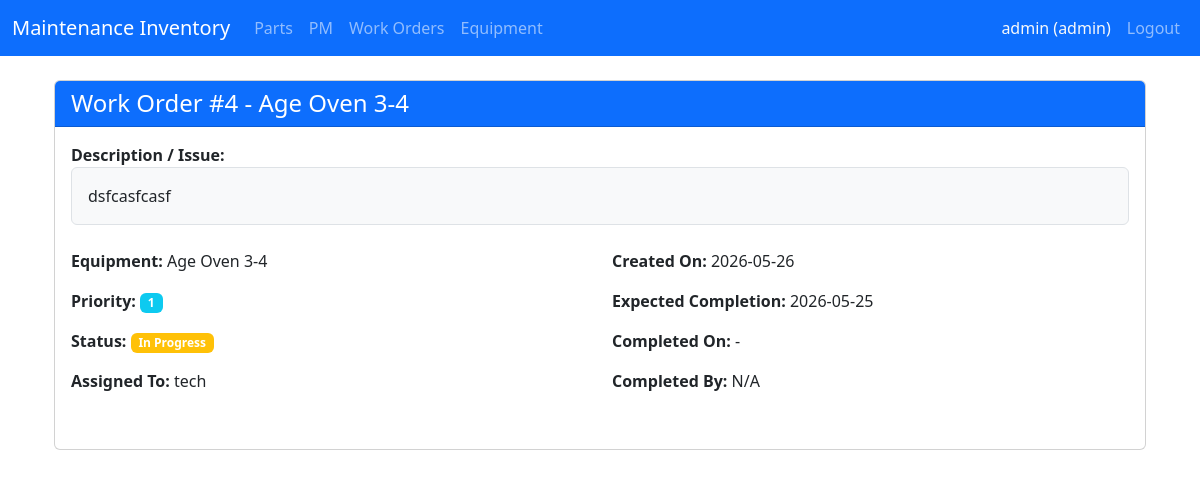
/workorder/details/4 (signed in), run on the app's committed database.
### app/models/user.py (models this page shows, shortened)
class User(UserMixin, db.Model):
    __tablename__ = 'users'
    id = db.Column(db.Integer, primary_key=True)
    username = db.Column(db.String(80), unique=True, nullable=False)
    password_hash = db.Column(db.String(256), nullable=False)
    role = db.Column(db.String(20), default='technician')
    must_change_password = db.Column(db.Boolean, default=True)
    created_at = db.Column(db.DateTime, default=datetime.utcnow)
    email = db.Column(db.String(120), unique=True, nullable=True)

### app/models/workorder.py (models this page shows, shortened)
class WorkOrder(db.Model):
    __tablename__ = 'workorder'
    __table_args__ = {'extend_existing': True}
    id = db.Column(db.Integer, primary_key=True)
    equipment = db.Column(db.String(200), nullable=False)
    equipment_id = db.Column(db.String(50), nullable=True)
    description = db.Column(db.Text, nullable=False)
    status = db.Column(db.String(50), default="Open")
    priority = db.Column(db.Integer)
    expected_completion_date = db.Column(db.Date)
    created_by_id = db.Column(db.Integer, db.ForeignKey('users.id'), nullable=False)
    assigned_to_id = db.Column(db.Integer, db.ForeignKey('users.id'), nullable=True)
    completed_by_id = db.Column(db.Integer, db.ForeignKey('users.id'), nullable=True)
    completed_at = db.Column(db.DateTime, nullable=True)
    completion_notes = db.Column(db.Text, nullable=True)
    parts_used = db.Column(db.JSON, nullable=True)
    created_at = db.Column(db.DateTime, default=datetime.utcnow)
    assigned_at = db.Column(db.DateTime, nullable=True)
    created_by = db.relationship('User', foreign_keys=[created_by_id], backref='created_workorders')
    assigned_to = db.relationship('User', foreign_keys=[assigned_to_id], backref='assigned_workorders')
    completed_by = db.relationship('User', foreign_keys=[completed_by_id], backref='completed_workorders')

### app/routes/workorder.py (the view)
@bp.route('/details/<int:wo_id>')
@login_required
def details(wo_id):
    wo = WorkOrder.query.get_or_404(wo_id)
    if wo.completed_by_id:
        wo.completed_by = User.query.get(wo.completed_by_id)
    if current_user.role == 'technician' and wo.assigned_to_id != current_user.id:
        flash("You can only view your assigned work orders.", "danger")
        return redirect(url_for('workorder.index'))
    return render_template('workorder/details.html', wo=wo)

### app/templates/workorder/details.html (shortened to what this page needs)
{% extends "base.html" %}
{% block content %}
<div class="container mt-4">
    <div class="card">
        <div class="card-header bg-primary text-white">
            <h4 class="mb-0">Work Order #{{ wo.id }} - {{ wo.equipment }}</h4>
        </div>
        <div class="card-body">
    <div class="mb-4">
        <strong>Description / Issue:</strong><br>
        <p class="border p-3 bg-light rounded">{{ wo.description | default('No description provided') }}</p>
    </div>
    <div class="row">
        <div class="col-md-6">
            <p><strong>Equipment:</strong> {{ wo.equipment }}</p>
            <p><strong>Priority:</strong> {% if wo.priority %}<span class="badge bg-{{ 'danger' if wo.priority >= 4 else 'warning' if wo.priority == 3 else 'info' }}">{{ wo.priority }}</span>{% else %}-{% endif %}</p>
            <p><strong>Status:</strong> <span class="badge bg-{{ 'success' if wo.status == 'Completed' else 'warning' if wo.status == 'In Progress' else 'primary' }}">{{ wo.status }}</span></p>
            <p><strong>Assigned To:</strong> {{ wo.assigned_to.username if wo.assigned_to else 'Unassigned' }}</p>
        </div>
        <div class="col-md-6">
            <p><strong>Created On:</strong> {% if wo.created_at %}{{ wo.created_at.strftime('%Y-%m-%d') }}{% else %}-{% endif %}</p>
            <p><strong>Expected Completion:</strong> {% if wo.expected_completion_date %}{{ wo.expected_completion_date.strftime('%Y-%m-%d') }}{% else %}-{% endif %}</p>
            <p><strong>Completed On:</strong> {% if wo.completed_at %}{{ wo.completed_at.strftime('%Y-%m-%d') }}{% else %}-{% endif %}</p>
            <p><strong>Completed By:</strong> {{ wo.completed_by.username if wo.completed_by else 'N/A' }}</p>
        </div>
    </div>
</div>
{% endblock %}

### app/templates/base.html (shortened to what this page needs)
<!DOCTYPE html>
<html lang="en">
<head>
    <link href="https://cdn.jsdelivr.net/npm/bootstrap@5.3.3/dist/css/bootstrap.min.css" rel="stylesheet">
</head>
<body>
<nav class="navbar navbar-expand-lg navbar-dark bg-primary sticky-top">
    <div class="container-fluid">
        <a class="navbar-brand" href="{{ url_for('dashboard.index') }}">Maintenance Inventory</a>
        <div class="collapse navbar-collapse" id="navbarNav">
            <ul class="navbar-nav me-auto">
                <li class="nav-item">
                    <a class="nav-link" href="{{ url_for('parts.index') }}">Parts</a>
                </li>
                <li class="nav-item">
                    <a class="nav-link" href="{{ url_for('pm.index') }}">PM</a>
                </li>
                <li class="nav-item">
                    <a class="nav-link" href="{{ url_for('workorder.index') }}">Work Orders</a>
                </li>
                <li class="nav-item">
                    <a class="nav-link" href="{{ url_for('equipment.index') }}">Equipment</a>
                </li>
            </ul>
            <ul class="navbar-nav ms-auto">
                <li class="nav-item">
                    <span class="nav-link text-light">
                        {{ current_user.username }} ({{ current_user.role }})
                    </span>
                </li>
                <li class="nav-item">
                    <a class="nav-link" href="{{ url_for('auth.logout') }}">Logout</a>
                </li>
            </ul>
        </div>
    </div>
</nav>
    <div class="container mt-4">
        {% block content %}{% endblock %}
    </div>
</body>
</html>

### data on the page
User: username "admin", role "admin"
WorkOrder: id "4", equipment "Age Oven 3-4", description "dsfcasfcasf", priority "1", status "In Progress", created_at "2026-05-26", expected_completion_date "2026-05-25"
User: assigned_to "tech"

### other printed values
{{ wo.completed_by.username if wo.completed_by else 'N/A' }} "N/A"
